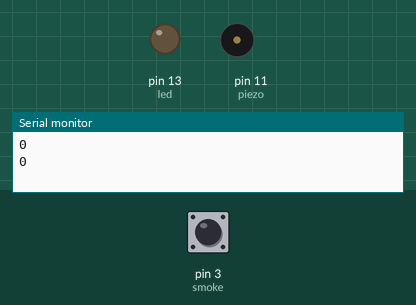
Recording of a sketch running on a simulated Arduino Uno, built with avr-gcc and run on an emulated ATmega328P. On the bench: output pins drawn as LEDs (lit = HIGH), buzzer (waves = sounding, pin HIGH), the last lines printed to the serial monitor. Inputs (shaded band) come from the test bench; at power-on: pin 3 (smoke) LOW.

Above: at 2.8 s.
2.9 s: pin 3 (smoke) pulled HIGH for 1.2 s
At 5.4 s:
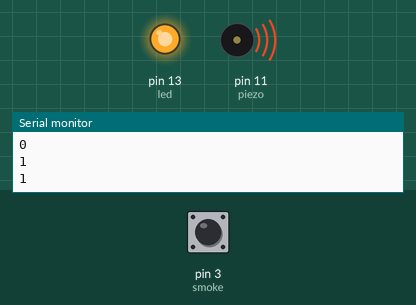
7.5 s: pin 3 (smoke) pulled HIGH for 3.2 s
At 12.7 s:
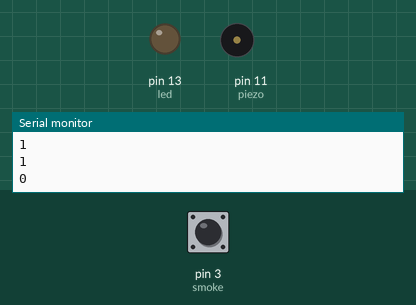
Timing chart, 0 to 14.2 s (numbered marks = the images above; inputs shaded):
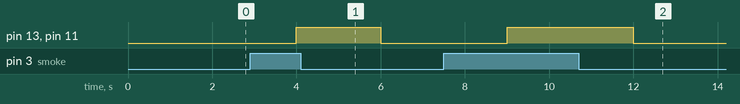

The sketch:

smoke_sensor.ino
```cpp
int gas;
int led = 13;
int piezo = 11;
int smoke = 3;
void setup(){
  pinMode(smoke,INPUT);
  pinMode(led,OUTPUT);
  pinMode(piezo,OUTPUT);
  Serial.begin(9600);

}
void loop(){
  gas=digitalRead(smoke);
  delay(1000);
  Serial.println(gas);
  if (gas==1){
   digitalWrite(led,HIGH);
   digitalWrite(piezo,HIGH);
  }
  else{
   digitalWrite(led,LOW);
   digitalWrite(piezo,LOW);
  }
}
```

Measured:
- after the input at 2.9 s, pin 13 (led), pin 11 (piezo): LOW → HIGH after 1.1 s, → LOW 2.0 s later
- after the input at 7.5 s, pin 13 (led), pin 11 (piezo): LOW → HIGH after 1.5 s, → LOW 3.0 s later
